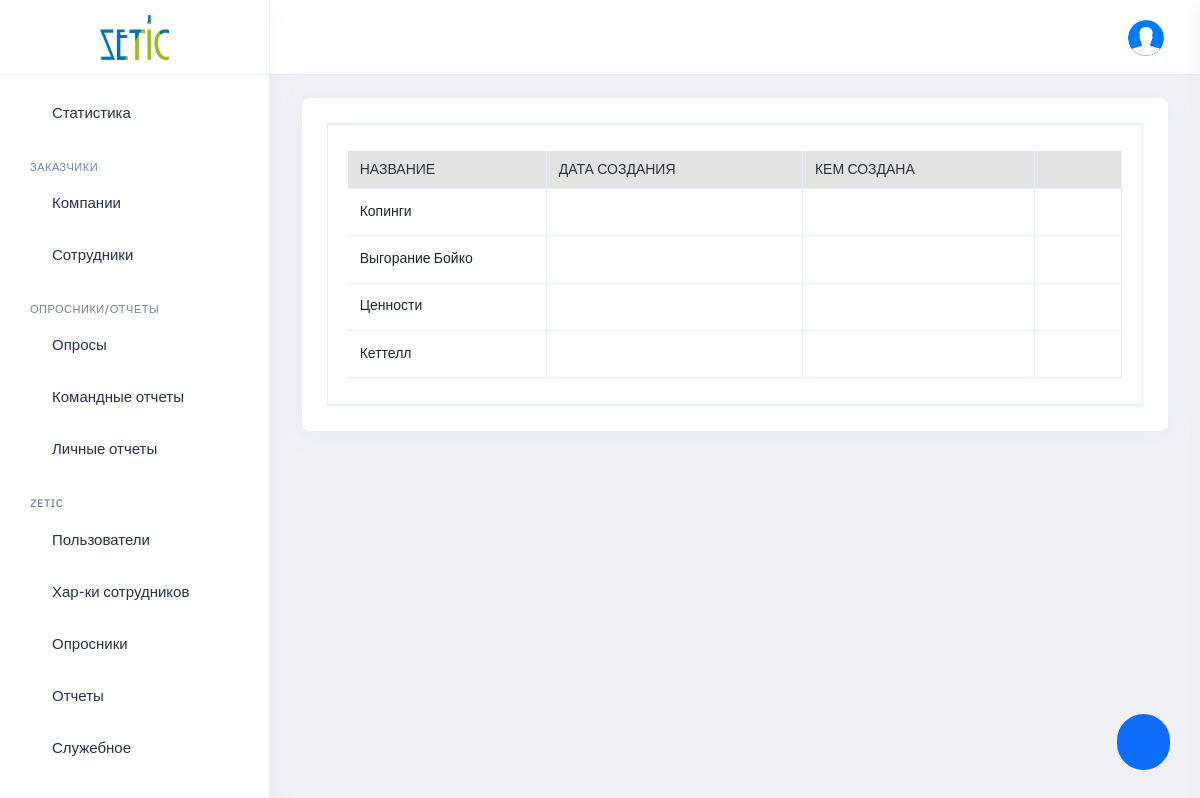
The app's page /panel/sections_list (signed in), older data.
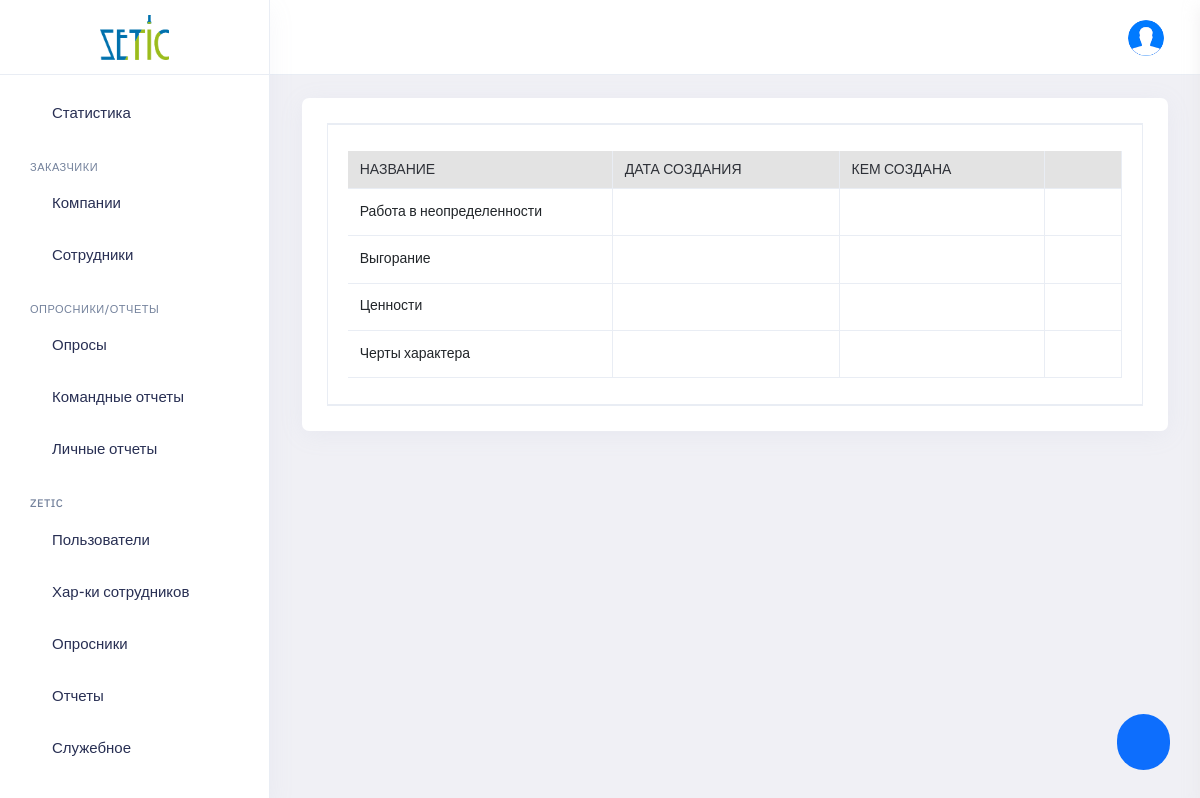
The same page, newer data.
### pdf/models.py (models this page shows, shortened)
class Section(models.Model):
    created_at = models.DateTimeField(auto_now_add=True, null=True, blank=True)
    created_by = models.ForeignKey(User, default=None, null=True, on_delete=models.PROTECT)
    edited_at = models.DateTimeField(auto_now=True, null=True)
    name = models.CharField(max_length=30, blank=False, null=False)
    class Meta:
        verbose_name_plural = 'Секции'
        verbose_name = 'Секция'

### panel/sections.py (the view)
# urls.py: path('sections_list', sections.sections_list, name='sections_list'),
@login_required(redirect_field_name=None, login_url='/login/')
def sections_list(request):
    context = info_common(request)
    if context == 'logout':
        return render(request, 'login.html', {'error': 'Ваша учетная запись деактивирована'})
    else:
        sections = Section.objects.all()
        context.update({
            'sections': sections,
        })
        return render(request, 'panel_sections_list.html', context)

### panel/views.py (called while the page is built)
@login_required(redirect_field_name=None, login_url='/login/')
def info_common(request):
    userprofile = UserProfile.objects.get(user=request.user)
    context = {
        'cur_userprofile': userprofile
    }
    if userprofile.role.name == 'Админ заказчика':
        employee = Employee.objects.get(user=request.user)
        if not employee.company_admin_active:
            logout(request)
            return 'logout'
        else:
            return context
    else:
        return context

### panel/templates/panel_sections_list.html (shortened to what the changed rows need)
{% extends 'panel_base.html' %}
{% load static %}
{% load tz %}
    {% block content %}
        <div class="main-container container-fluid" id="main-container">
            <div class="page-header">
                <h1 class="page-title">Секции</h1>
            </div>
            <div class="row">
                <div class="col-lg-12 col-md-12 col-sm-12 col-xl-12">
                    <div class="row ">
                            <div class="col-md-12">
                                <div class="card">
                                    <div class="card-body">
                                        <div id="wizard1" role="application" class="wizard clearfix">
                                            <div class="content clearfix">
                                                <section id="wizard1-p-0" role="tabpanel" aria-labelledby="wizard1-h-0" class="body current" aria-hidden="false">
                                                    <div class="table-responsive">
                                                        <table class="table table-bordered text-nowrap border-bottom list-table dataTable no-footer" id="">
                                                            <thead>
                                                                <tr>
                                                                    <th class="wd-15p border-bottom-0 table-header">Название</th>
                                                                    <th class="wd-15p border-bottom-0 table-header">Дата создания</th>
                                                                    <th class="wd-15p border-bottom-0 table-header">Кем создана</th>
                                                                    <th class="wd-15p border-bottom-0 table-header"></th>
                                                                </tr>
                                                            </thead>
                                                            <tbody id="wizard1-tbody-1">
                                                            {% for section in sections %}
                                                                <tr>
                                                                    <td class="section-name-ru">
                                                                        {{ section.name }}
                                                                    </td>
                                                                    <td>
                                                                    </td>
                                                                    <td>
                                                                    </td>
                                                                    <td>
                                                                        <div style="text-align: center;">
                                                                            <i class="fe fe-more-vertical cursor-pointer" data-bs-toggle="dropdown" aria-expanded="false" style="font-size: 20px"></i>
                                                                        </div>
                                                                    </td>
                                                                </tr>
                                                            {% endfor %}
                                                            </tbody>
                                                        </table>
                                                    </div>
                                                </section>
                                            </div>
                                    </div>
                                </div>
                            </div>
                        </div>
                    </div>
                </div>
            </div>
        </div>
    {% endblock %}

Row changes from the older to the newer data that the page shows:
changed Section: name "Копинги" → "Работа в неопределенности"
changed Section: name "Выгорание Бойко" → "Выгорание"
changed Section: name "Кеттелл" → "Черты характера"
